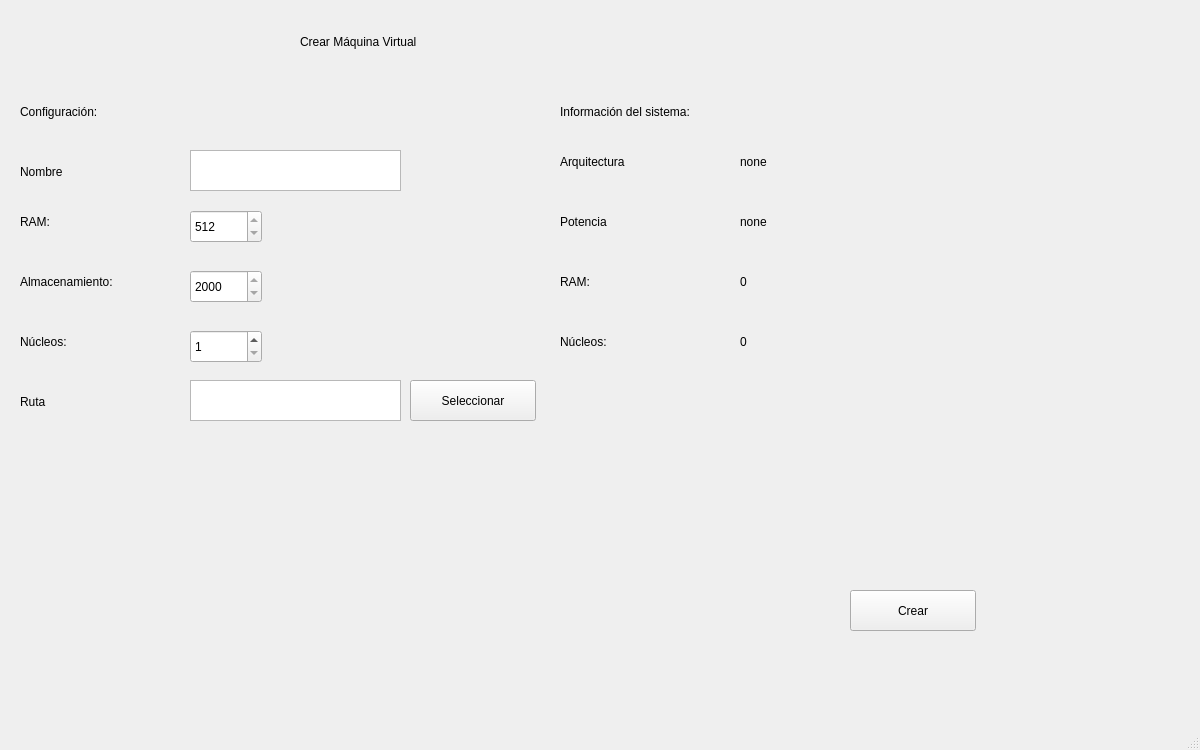
<?xml version="1.0" encoding="UTF-8"?>
<ui version="4.0">
 <class>MainWindow</class>
 <widget class="QMainWindow" name="MainWindow">
  <property name="geometry">
   <rect>
    <x>0</x>
    <y>0</y>
    <width>1200</width>
    <height>750</height>
   </rect>
  </property>
  <property name="windowTitle">
   <string>MainWindow</string>
  </property>
  <widget class="QWidget" name="centralwidget">
   <widget class="QLabel" name="ram">
    <property name="geometry">
     <rect>
      <x>740</x>
      <y>270</y>
      <width>181</width>
      <height>23</height>
     </rect>
    </property>
    <property name="text">
     <string>0</string>
    </property>
   </widget>
   <widget class="QLabel" name="label_8">
    <property name="geometry">
     <rect>
      <x>560</x>
      <y>270</y>
      <width>90</width>
      <height>23</height>
     </rect>
    </property>
    <property name="text">
     <string>RAM:</string>
    </property>
   </widget>
   <widget class="QPushButton" name="seleccionar_ruta">
    <property name="geometry">
     <rect>
      <x>410</x>
      <y>380</y>
      <width>126</width>
      <height>41</height>
     </rect>
    </property>
    <property name="text">
     <string>Seleccionar</string>
    </property>
   </widget>
   <widget class="QLabel" name="label_3">
    <property name="geometry">
     <rect>
      <x>300</x>
      <y>30</y>
      <width>211</width>
      <height>23</height>
     </rect>
    </property>
    <property name="text">
     <string>Crear Máquina Virtual</string>
    </property>
   </widget>
   <widget class="QTextEdit" name="nombre_set">
    <property name="geometry">
     <rect>
      <x>190</x>
      <y>150</y>
      <width>211</width>
      <height>41</height>
     </rect>
    </property>
   </widget>
   <widget class="QLabel" name="label">
    <property name="geometry">
     <rect>
      <x>560</x>
      <y>150</y>
      <width>121</width>
      <height>23</height>
     </rect>
    </property>
    <property name="text">
     <string>Arquitectura</string>
    </property>
   </widget>
   <widget class="QLabel" name="label_10">
    <property name="geometry">
     <rect>
      <x>20</x>
      <y>270</y>
      <width>161</width>
      <height>23</height>
     </rect>
    </property>
    <property name="text">
     <string>Almacenamiento:</string>
    </property>
   </widget>
   <widget class="QSpinBox" name="ram_set">
    <property name="geometry">
     <rect>
      <x>190</x>
      <y>210</y>
      <width>72</width>
      <height>33</height>
     </rect>
    </property>
    <property name="minimum">
     <number>512</number>
    </property>
   </widget>
   <widget class="QLabel" name="label_13">
    <property name="geometry">
     <rect>
      <x>20</x>
      <y>390</y>
      <width>90</width>
      <height>23</height>
     </rect>
    </property>
    <property name="text">
     <string>Ruta</string>
    </property>
   </widget>
   <widget class="QLabel" name="label_5">
    <property name="geometry">
     <rect>
      <x>560</x>
      <y>330</y>
      <width>90</width>
      <height>23</height>
     </rect>
    </property>
    <property name="text">
     <string>Núcleos:</string>
    </property>
   </widget>
   <widget class="QTextEdit" name="ruta_set">
    <property name="geometry">
     <rect>
      <x>190</x>
      <y>380</y>
      <width>211</width>
      <height>41</height>
     </rect>
    </property>
   </widget>
   <widget class="QLabel" name="label_12">
    <property name="geometry">
     <rect>
      <x>20</x>
      <y>330</y>
      <width>90</width>
      <height>23</height>
     </rect>
    </property>
    <property name="text">
     <string>Núcleos:</string>
    </property>
   </widget>
   <widget class="QLabel" name="label_2">
    <property name="geometry">
     <rect>
      <x>560</x>
      <y>100</y>
      <width>231</width>
      <height>23</height>
     </rect>
    </property>
    <property name="text">
     <string>Información del sistema:</string>
    </property>
   </widget>
   <widget class="QLabel" name="label_9">
    <property name="geometry">
     <rect>
      <x>20</x>
      <y>100</y>
      <width>171</width>
      <height>23</height>
     </rect>
    </property>
    <property name="text">
     <string>Configuración:</string>
    </property>
   </widget>
   <widget class="QLabel" name="nproc">
    <property name="geometry">
     <rect>
      <x>740</x>
      <y>330</y>
      <width>181</width>
      <height>23</height>
     </rect>
    </property>
    <property name="text">
     <string>0</string>
    </property>
   </widget>
   <widget class="QPushButton" name="crear">
    <property name="geometry">
     <rect>
      <x>850</x>
      <y>590</y>
      <width>126</width>
      <height>41</height>
     </rect>
    </property>
    <property name="text">
     <string>Crear</string>
    </property>
   </widget>
   <widget class="QSpinBox" name="ncpu_set">
    <property name="geometry">
     <rect>
      <x>190</x>
      <y>330</y>
      <width>72</width>
      <height>33</height>
     </rect>
    </property>
    <property name="minimum">
     <number>1</number>
    </property>
   </widget>
   <widget class="QSpinBox" name="str_set">
    <property name="geometry">
     <rect>
      <x>190</x>
      <y>270</y>
      <width>72</width>
      <height>33</height>
     </rect>
    </property>
    <property name="minimum">
     <number>2000</number>
    </property>
   </widget>
   <widget class="QLabel" name="arq">
    <property name="geometry">
     <rect>
      <x>740</x>
      <y>150</y>
      <width>181</width>
      <height>23</height>
     </rect>
    </property>
    <property name="text">
     <string>none</string>
    </property>
   </widget>
   <widget class="QLabel" name="label_6">
    <property name="geometry">
     <rect>
      <x>560</x>
      <y>210</y>
      <width>131</width>
      <height>23</height>
     </rect>
    </property>
    <property name="text">
     <string>Potencia</string>
    </property>
   </widget>
   <widget class="QLabel" name="potencia">
    <property name="geometry">
     <rect>
      <x>740</x>
      <y>210</y>
      <width>181</width>
      <height>23</height>
     </rect>
    </property>
    <property name="text">
     <string>none</string>
    </property>
   </widget>
   <widget class="QLabel" name="label_11">
    <property name="geometry">
     <rect>
      <x>20</x>
      <y>210</y>
      <width>90</width>
      <height>23</height>
     </rect>
    </property>
    <property name="text">
     <string>RAM:</string>
    </property>
   </widget>
   <widget class="QLabel" name="label_14">
    <property name="geometry">
     <rect>
      <x>20</x>
      <y>160</y>
      <width>90</width>
      <height>23</height>
     </rect>
    </property>
    <property name="text">
     <string>Nombre</string>
    </property>
   </widget>
  </widget>
  <widget class="QMenuBar" name="menubar">
   <property name="geometry">
    <rect>
     <x>0</x>
     <y>0</y>
     <width>1200</width>
     <height>31</height>
    </rect>
   </property>
  </widget>
  <widget class="QStatusBar" name="statusbar"/>
 </widget>
 <resources/>
 <connections/>
</ui>
